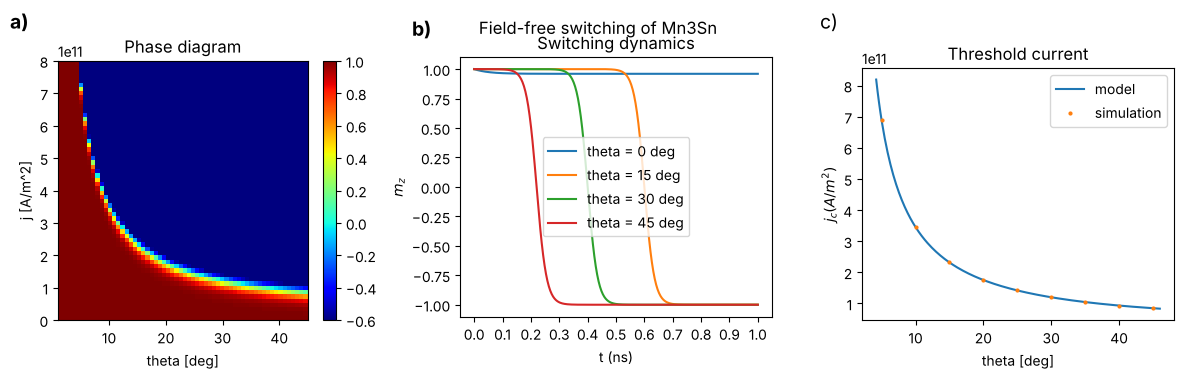

This figure's Python source:
"""The data of after.py drawn as a first draft often is (invented data). Run fig_lint.py on both."""
from pathlib import Path

import matplotlib
import matplotlib.pyplot as plt
import numpy as np

matplotlib.rcdefaults()
fig = plt.figure(figsize=(12, 3.6))
ax1 = fig.add_axes([0.05, 0.14, 0.26, 0.72])
ax2 = fig.add_axes([0.385, 0.15, 0.26, 0.72])
ax3 = fig.add_axes([0.72, 0.14, 0.26, 0.70])

theta, j = np.meshgrid(np.linspace(1, 45, 60), np.linspace(0, 8e11, 60))
final = np.tanh(4e-11 * (0.6e11 / np.sin(np.radians(theta)) - j))
im = ax1.imshow(final, origin="lower", extent=[1, 45, 0, 8e11], aspect="auto", cmap="jet", vmin=-0.6, vmax=1)
fig.colorbar(im, ax=ax1)
ax1.set_title("Phase diagram")
ax1.set_xlabel("theta [deg]")
ax1.set_ylabel("j [A/m^2]")

t = np.linspace(0, 1, 400)
for angle, t0 in ((0, None), (15, 0.60), (30, 0.40), (45, 0.22)):
    mz = 1 - 0.04 * (1 - np.exp(-t / 0.05)) if t0 is None else -np.tanh((t - t0) / 0.035)
    ax2.plot(t, mz, label=f"theta = {angle} deg")
ax2.legend(loc="center")
ax2.set_title("Switching dynamics")
ax2.set_xlabel("t (ns)")
ax2.set_ylabel("$m_z$")
ax2.set_xticks(np.linspace(0, 1, 11))

angles = np.arange(5, 50, 5)
fine = np.linspace(4.2, 46, 200)
ax3.plot(fine, 0.6e11 / np.sin(np.radians(fine)), label="model")
ax3.plot(angles, 0.6e11 / np.sin(np.radians(angles)), "o", markersize=2, label="simulation")
ax3.legend()
ax3.set_title("Threshold current")
ax3.set_xlabel("theta [deg]")
ax3.set_ylabel("$j_c (A/m^2)$")

fig.text(0.01, 0.95, "a)", fontsize=14, fontweight="bold")
fig.text(0.345, 0.93, "b)", fontsize=14, fontweight="bold")
fig.text(0.685, 0.95, "c)", fontsize=14)
fig.suptitle("Field-free switching of Mn3Sn")
fig.savefig(Path(__file__).resolve().parent / "before.png", dpi=100, bbox_inches="tight")
